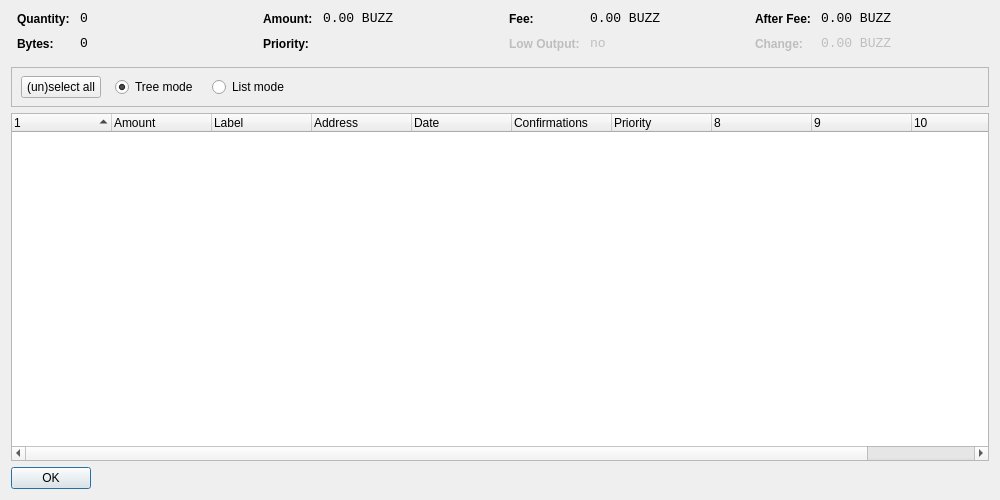
<?xml version="1.0" encoding="UTF-8"?>
<ui version="4.0">
 <class>CoinControlDialog</class>
 <widget class="QDialog" name="CoinControlDialog">
  <property name="geometry">
   <rect>
    <x>0</x>
    <y>0</y>
    <width>1000</width>
    <height>500</height>
   </rect>
  </property>
  <property name="windowTitle">
   <string>Coin Control</string>
  </property>
  <layout class="QVBoxLayout" name="verticalLayout">
   <item>
    <layout class="QHBoxLayout" name="horizontalLayoutTop" stretch="0,0,0,0">
     <property name="topMargin">
      <number>0</number>
     </property>
     <property name="bottomMargin">
      <number>10</number>
     </property>
     <item>
      <layout class="QFormLayout" name="formLayoutCoinControl1">
       <property name="horizontalSpacing">
        <number>10</number>
       </property>
       <property name="verticalSpacing">
        <number>10</number>
       </property>
       <property name="leftMargin">
        <number>6</number>
       </property>
       <property name="rightMargin">
        <number>6</number>
       </property>
       <item row="0" column="0">
        <widget class="QLabel" name="labelCoinControlQuantityText">
         <property name="styleSheet">
          <string notr="true">font-weight:bold;</string>
         </property>
         <property name="text">
          <string>Quantity:</string>
         </property>
        </widget>
       </item>
       <item row="0" column="1">
        <widget class="QLabel" name="labelCoinControlQuantity">
         <property name="font">
          <font>
           <family>Monospace</family>
           <pointsize>10</pointsize>
          </font>
         </property>
         <property name="cursor">
          <cursorShape>IBeamCursor</cursorShape>
         </property>
         <property name="contextMenuPolicy">
          <enum>Qt::ActionsContextMenu</enum>
         </property>
         <property name="text">
          <string>0</string>
         </property>
         <property name="textInteractionFlags">
          <set>Qt::LinksAccessibleByMouse|Qt::TextSelectableByKeyboard|Qt::TextSelectableByMouse</set>
         </property>
        </widget>
       </item>
       <item row="1" column="0">
        <widget class="QLabel" name="labelCoinControlBytesText">
         <property name="styleSheet">
          <string notr="true">font-weight:bold;</string>
         </property>
         <property name="text">
          <string>Bytes:</string>
         </property>
        </widget>
       </item>
       <item row="1" column="1">
        <widget class="QLabel" name="labelCoinControlBytes">
         <property name="font">
          <font>
           <family>Monospace</family>
           <pointsize>10</pointsize>
          </font>
         </property>
         <property name="cursor">
          <cursorShape>IBeamCursor</cursorShape>
         </property>
         <property name="contextMenuPolicy">
          <enum>Qt::ActionsContextMenu</enum>
         </property>
         <property name="text">
          <string>0</string>
         </property>
         <property name="textInteractionFlags">
          <set>Qt::LinksAccessibleByMouse|Qt::TextSelectableByKeyboard|Qt::TextSelectableByMouse</set>
         </property>
        </widget>
       </item>
      </layout>
     </item>
     <item>
      <layout class="QFormLayout" name="formLayoutCoinControl2">
       <property name="horizontalSpacing">
        <number>10</number>
       </property>
       <property name="verticalSpacing">
        <number>10</number>
       </property>
       <property name="leftMargin">
        <number>6</number>
       </property>
       <property name="rightMargin">
        <number>6</number>
       </property>
       <item row="0" column="0">
        <widget class="QLabel" name="labelCoinControlAmountText">
         <property name="styleSheet">
          <string notr="true">font-weight:bold;</string>
         </property>
         <property name="text">
          <string>Amount:</string>
         </property>
        </widget>
       </item>
       <item row="0" column="1">
        <widget class="QLabel" name="labelCoinControlAmount">
         <property name="font">
          <font>
           <family>Monospace</family>
           <pointsize>10</pointsize>
          </font>
         </property>
         <property name="cursor">
          <cursorShape>IBeamCursor</cursorShape>
         </property>
         <property name="contextMenuPolicy">
          <enum>Qt::ActionsContextMenu</enum>
         </property>
         <property name="text">
          <string>0.00 BUZZ</string>
         </property>
         <property name="textInteractionFlags">
          <set>Qt::LinksAccessibleByMouse|Qt::TextSelectableByKeyboard|Qt::TextSelectableByMouse</set>
         </property>
        </widget>
       </item>
       <item row="1" column="0">
        <widget class="QLabel" name="labelCoinControlPriorityText">
         <property name="styleSheet">
          <string notr="true">font-weight:bold;</string>
         </property>
         <property name="text">
          <string>Priority:</string>
         </property>
        </widget>
       </item>
       <item row="1" column="1">
        <widget class="QLabel" name="labelCoinControlPriority">
         <property name="font">
          <font>
           <family>Monospace</family>
           <pointsize>10</pointsize>
          </font>
         </property>
         <property name="cursor">
          <cursorShape>IBeamCursor</cursorShape>
         </property>
         <property name="contextMenuPolicy">
          <enum>Qt::ActionsContextMenu</enum>
         </property>
         <property name="text">
          <string/>
         </property>
         <property name="textInteractionFlags">
          <set>Qt::LinksAccessibleByMouse|Qt::TextSelectableByKeyboard|Qt::TextSelectableByMouse</set>
         </property>
        </widget>
       </item>
      </layout>
     </item>
     <item>
      <layout class="QFormLayout" name="formLayoutCoinControl3">
       <property name="horizontalSpacing">
        <number>10</number>
       </property>
       <property name="verticalSpacing">
        <number>10</number>
       </property>
       <property name="leftMargin">
        <number>6</number>
       </property>
       <property name="rightMargin">
        <number>6</number>
       </property>
       <item row="0" column="0">
        <widget class="QLabel" name="labelCoinControlFeeText">
         <property name="styleSheet">
          <string notr="true">font-weight:bold;</string>
         </property>
         <property name="text">
          <string>Fee:</string>
         </property>
        </widget>
       </item>
       <item row="0" column="1">
        <widget class="QLabel" name="labelCoinControlFee">
         <property name="font">
          <font>
           <family>Monospace</family>
           <pointsize>10</pointsize>
          </font>
         </property>
         <property name="cursor">
          <cursorShape>IBeamCursor</cursorShape>
         </property>
         <property name="contextMenuPolicy">
          <enum>Qt::ActionsContextMenu</enum>
         </property>
         <property name="text">
          <string>0.00 BUZZ</string>
         </property>
         <property name="textInteractionFlags">
          <set>Qt::LinksAccessibleByMouse|Qt::TextSelectableByKeyboard|Qt::TextSelectableByMouse</set>
         </property>
        </widget>
       </item>
       <item row="1" column="0">
        <widget class="QLabel" name="labelCoinControlLowOutputText">
         <property name="enabled">
          <bool>false</bool>
         </property>
         <property name="styleSheet">
          <string notr="true">font-weight:bold;</string>
         </property>
         <property name="text">
          <string>Low Output:</string>
         </property>
        </widget>
       </item>
       <item row="1" column="1">
        <widget class="QLabel" name="labelCoinControlLowOutput">
         <property name="enabled">
          <bool>false</bool>
         </property>
         <property name="font">
          <font>
           <family>Monospace</family>
           <pointsize>10</pointsize>
          </font>
         </property>
         <property name="cursor">
          <cursorShape>IBeamCursor</cursorShape>
         </property>
         <property name="contextMenuPolicy">
          <enum>Qt::ActionsContextMenu</enum>
         </property>
         <property name="text">
          <string>no</string>
         </property>
         <property name="textInteractionFlags">
          <set>Qt::LinksAccessibleByMouse|Qt::TextSelectableByKeyboard|Qt::TextSelectableByMouse</set>
         </property>
        </widget>
       </item>
      </layout>
     </item>
     <item>
      <layout class="QFormLayout" name="formLayoutCoinControl4">
       <property name="horizontalSpacing">
        <number>10</number>
       </property>
       <property name="verticalSpacing">
        <number>10</number>
       </property>
       <property name="leftMargin">
        <number>6</number>
       </property>
       <property name="rightMargin">
        <number>6</number>
       </property>
       <item row="0" column="0">
        <widget class="QLabel" name="labelCoinControlAfterFeeText">
         <property name="styleSheet">
          <string notr="true">font-weight:bold;</string>
         </property>
         <property name="text">
          <string>After Fee:</string>
         </property>
        </widget>
       </item>
       <item row="0" column="1">
        <widget class="QLabel" name="labelCoinControlAfterFee">
         <property name="font">
          <font>
           <family>Monospace</family>
           <pointsize>10</pointsize>
          </font>
         </property>
         <property name="cursor">
          <cursorShape>IBeamCursor</cursorShape>
         </property>
         <property name="contextMenuPolicy">
          <enum>Qt::ActionsContextMenu</enum>
         </property>
         <property name="text">
          <string>0.00 BUZZ</string>
         </property>
         <property name="textInteractionFlags">
          <set>Qt::LinksAccessibleByMouse|Qt::TextSelectableByKeyboard|Qt::TextSelectableByMouse</set>
         </property>
        </widget>
       </item>
       <item row="1" column="0">
        <widget class="QLabel" name="labelCoinControlChangeText">
         <property name="enabled">
          <bool>false</bool>
         </property>
         <property name="styleSheet">
          <string notr="true">font-weight:bold;</string>
         </property>
         <property name="text">
          <string>Change:</string>
         </property>
        </widget>
       </item>
       <item row="1" column="1">
        <widget class="QLabel" name="labelCoinControlChange">
         <property name="enabled">
          <bool>false</bool>
         </property>
         <property name="font">
          <font>
           <family>Monospace</family>
           <pointsize>10</pointsize>
          </font>
         </property>
         <property name="cursor">
          <cursorShape>IBeamCursor</cursorShape>
         </property>
         <property name="contextMenuPolicy">
          <enum>Qt::ActionsContextMenu</enum>
         </property>
         <property name="text">
          <string>0.00 BUZZ</string>
         </property>
         <property name="textInteractionFlags">
          <set>Qt::LinksAccessibleByMouse|Qt::TextSelectableByKeyboard|Qt::TextSelectableByMouse</set>
         </property>
        </widget>
       </item>
      </layout>
     </item>
    </layout>
   </item>
   <item>
    <widget class="QFrame" name="frame">
     <property name="minimumSize">
      <size>
       <width>0</width>
       <height>40</height>
      </size>
     </property>
     <property name="frameShape">
      <enum>QFrame::StyledPanel</enum>
     </property>
     <property name="frameShadow">
      <enum>QFrame::Sunken</enum>
     </property>
     <widget class="QWidget" name="horizontalLayoutWidget">
      <property name="geometry">
       <rect>
        <x>10</x>
        <y>0</y>
        <width>781</width>
        <height>41</height>
       </rect>
      </property>
      <layout class="QHBoxLayout" name="horizontalLayoutPanel" stretch="0,0,0,0,0">
       <property name="spacing">
        <number>14</number>
       </property>
       <item>
        <widget class="QPushButton" name="pushButtonSelectAll">
         <property name="sizePolicy">
          <sizepolicy hsizetype="Maximum" vsizetype="Fixed">
           <horstretch>0</horstretch>
           <verstretch>0</verstretch>
          </sizepolicy>
         </property>
         <property name="text">
          <string>(un)select all</string>
         </property>
        </widget>
       </item>
       <item>
        <widget class="QRadioButton" name="radioTreeMode">
         <property name="sizePolicy">
          <sizepolicy hsizetype="Maximum" vsizetype="Fixed">
           <horstretch>0</horstretch>
           <verstretch>0</verstretch>
          </sizepolicy>
         </property>
         <property name="text">
          <string>Tree mode</string>
         </property>
         <property name="checked">
          <bool>true</bool>
         </property>
        </widget>
       </item>
       <item>
        <widget class="QRadioButton" name="radioListMode">
         <property name="sizePolicy">
          <sizepolicy hsizetype="Maximum" vsizetype="Fixed">
           <horstretch>0</horstretch>
           <verstretch>0</verstretch>
          </sizepolicy>
         </property>
         <property name="text">
          <string>List mode</string>
         </property>
        </widget>
       </item>
       <item>
        <spacer name="horizontalSpacer">
         <property name="orientation">
          <enum>Qt::Horizontal</enum>
         </property>
         <property name="sizeHint" stdset="0">
          <size>
           <width>40</width>
           <height>20</height>
          </size>
         </property>
        </spacer>
       </item>
      </layout>
     </widget>
    </widget>
   </item>
   <item>
    <widget class="CoinControlTreeWidget" name="treeWidget">
     <property name="contextMenuPolicy">
      <enum>Qt::CustomContextMenu</enum>
     </property>
     <property name="sortingEnabled">
      <bool>false</bool>
     </property>
     <property name="columnCount">
      <number>11</number>
     </property>
     <attribute name="headerShowSortIndicator" stdset="0">
      <bool>true</bool>
     </attribute>
     <attribute name="headerStretchLastSection">
      <bool>false</bool>
     </attribute>
     <column>
      <property name="text">
       <string/>
      </property>
     </column>
     <column>
      <property name="text">
       <string>Amount</string>
      </property>
     </column>
     <column>
      <property name="text">
       <string>Label</string>
      </property>
     </column>
     <column>
      <property name="text">
       <string>Address</string>
      </property>
     </column>
     <column>
      <property name="text">
       <string>Date</string>
      </property>
     </column>
     <column>
      <property name="text">
       <string>Confirmations</string>
      </property>
      <property name="toolTip">
       <string>Confirmed</string>
      </property>
     </column>
     <column>
      <property name="text">
       <string>Priority</string>
      </property>
     </column>
     <column>
      <property name="text">
       <string/>
      </property>
     </column>
     <column>
      <property name="text">
       <string/>
      </property>
     </column>
     <column>
      <property name="text">
       <string/>
      </property>
     </column>
     <column>
      <property name="text">
       <string/>
      </property>
     </column>
    </widget>
   </item>
   <item>
    <widget class="QDialogButtonBox" name="buttonBox">
     <property name="sizePolicy">
      <sizepolicy hsizetype="Maximum" vsizetype="Fixed">
       <horstretch>0</horstretch>
       <verstretch>0</verstretch>
      </sizepolicy>
     </property>
     <property name="orientation">
      <enum>Qt::Horizontal</enum>
     </property>
     <property name="standardButtons">
      <set>QDialogButtonBox::Ok</set>
     </property>
    </widget>
   </item>
  </layout>
 </widget>
 <customwidgets>
  <customwidget>
   <class>CoinControlTreeWidget</class>
   <extends>QTreeWidget</extends>
   <header>coincontroltreewidget.h</header>
  </customwidget>
 </customwidgets>
 <resources/>
 <connections/>
</ui>
